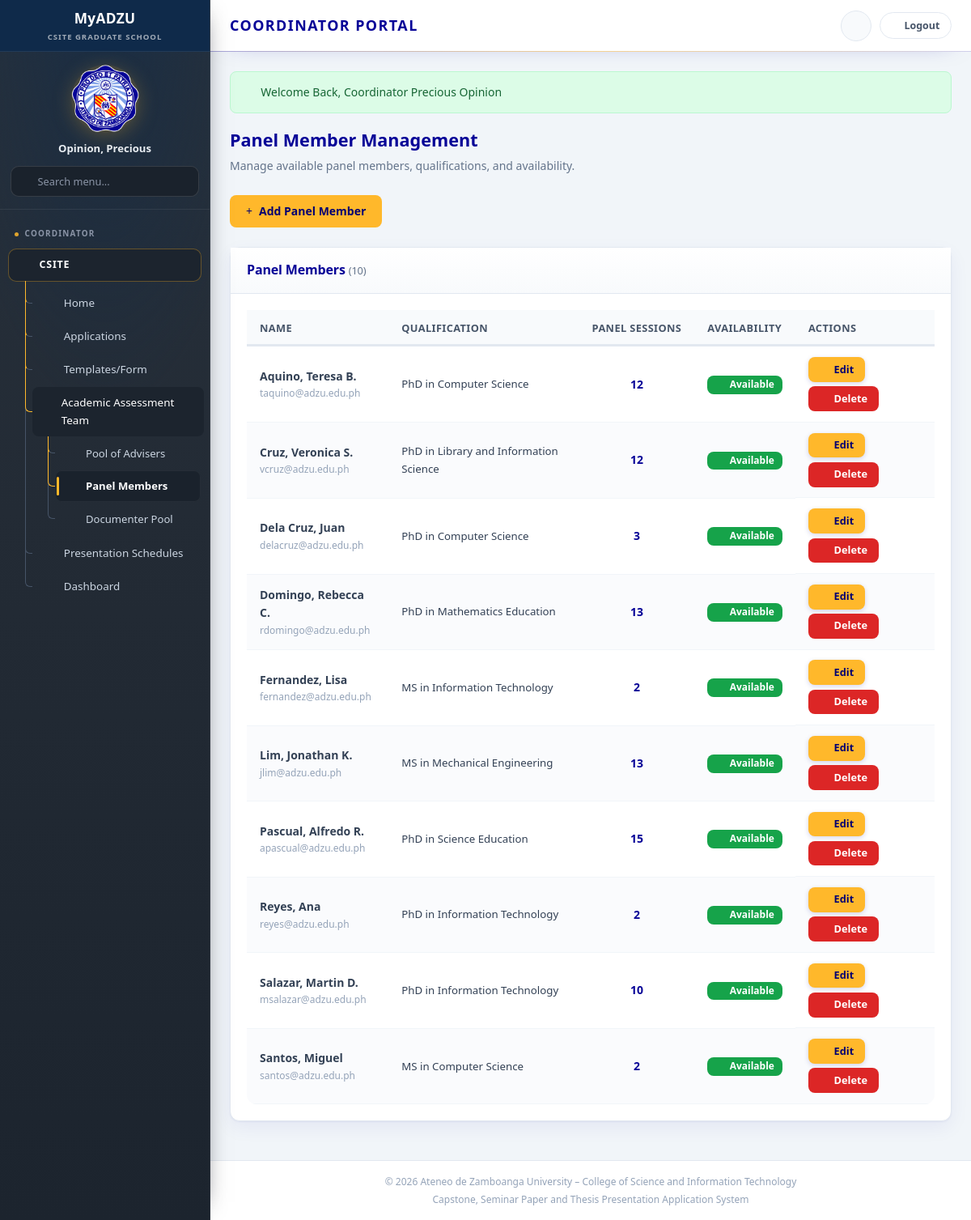
/coordinator/panel/manage.php (signed in), run on the app's committed database.
### tables this page shows
CREATE TABLE `panel_members` (
  `panel_member_id` int(11) NOT NULL,
  `first_name` varchar(100) NOT NULL,
  `middle_name` varchar(100) DEFAULT NULL,
  `last_name` varchar(100) NOT NULL,
  `qualification` varchar(150) NOT NULL,
  `email` varchar(100) DEFAULT NULL,
  `availability` enum('available','unavailable') NOT NULL DEFAULT 'available',
  `notes` text DEFAULT NULL,
  `created_at` timestamp NOT NULL DEFAULT current_timestamp(),
  `updated_at` timestamp NOT NULL DEFAULT current_timestamp() ON UPDATE current_timestamp()
);

### includes/config/modules/10-ui-and-urls.php (called while the page is built, shortened)
<?php
function url(string $path): string {
    return BASE_URL . '/' . ltrim($path, '/');
}

### includes/config/db.php (called while the page is built, shortened)
<?php
class DB {
    private static $pdo = null;
    public static function getConnection() {
        if (self::$pdo === null) {
            $host = 'localhost';
            $db   = 'csite_grad_school';
            $user = 'root';
            $pass = '';
            $port = '3306';
            $dsn = "mysql:host=$host;port=$port;dbname=$db;charset=utf8mb4";
            try {
                self::$pdo = new PDO($dsn, $user, $pass, [
                    PDO::ATTR_ERRMODE            => PDO::ERRMODE_EXCEPTION,
                    PDO::ATTR_DEFAULT_FETCH_MODE => PDO::FETCH_ASSOC,
                    PDO::ATTR_EMULATE_PREPARES   => false,
                ]);
            } catch (PDOException $e) {
                die("Database Connection Error: " . $e->getMessage());
            }
        }
        return self::$pdo;
    }
    public static function query($sql, $params = []) {
        $pdo = self::getConnection();
        $stmt = $pdo->prepare($sql);
        $stmt->execute($params);
        return $stmt;
    }
}

### includes/config/modules/45-pools.php (called while the page is built, shortened)
<?php
function normalizePanelMemberRow(array $row): array {
    $firstName = trim((string) ($row['first_name'] ?? ''));
    $middleName = trim((string) ($row['middle_name'] ?? ''));
    $lastName = trim((string) ($row['last_name'] ?? ''));
    $givenName = trim(implode(' ', array_filter([$firstName, $middleName])));
    return [
        'id' => (string) ($row['panel_member_id'] ?? $row['id'] ?? ''),
        'name' => $lastName !== '' ? $lastName . ', ' . $givenName : (string) ($row['name'] ?? ''),
        'first_name' => $firstName,
        'middle_name' => $middleName,
        'last_name' => $lastName,
        'qualification' => (string) ($row['qualification'] ?? ''),
        'email' => (string) ($row['email'] ?? ''),
        'notes' => (string) ($row['notes'] ?? ''),
        'panelSessions' => (int) ($row['panel_sessions'] ?? $row['panelSessions'] ?? 0),
        'availability' => (string) ($row['availability'] ?? 'available'),
    ];
}
function databasePanelMembers(): array {
    if (class_exists('DB')) {
        try {
            $rows = DB::query('SELECT p.*, COUNT(a.assignment_id) AS panel_sessions FROM panel_members p LEFT JOIN schedule_panel_assignments a ON a.panel_member_id = p.panel_member_id GROUP BY p.panel_member_id ORDER BY p.last_name, p.first_name, p.middle_name')->fetchAll();
            return array_map('normalizePanelMemberRow', $rows);
        } catch (Throwable $e) {
        }
    }
    return array_map('normalizePanelMemberRow', storeGet('panels'));
}

### coordinator/panel/manage.php (the view, shortened to what this page needs)
<?php
require_once __DIR__ . '/../../includes/config/db.php';
$panelMembers = databasePanelMembers();
require_once __DIR__ . '/../../includes/layout/header.php';
?>
<div class="page-header">
    <h2>Panel Member Management</h2>
    <p>Manage available panel members, qualifications, and availability.</p>
</div>
<div class="form-actions" style="border:none;padding:0;margin-bottom:1.5rem;">
    <a href="<?= url('coordinator/panel/add.php') ?>" class="btn btn-primary"><i class="fas fa-plus"></i> Add Panel Member</a>
</div>
<div class="card">
    <div class="card-header"><h3>Panel Members <span style="font-size:0.8rem;font-weight:400;color:var(--gray-500);">(<?= count($panelMembers) ?>)</span></h3></div>
    <div class="card-body">
        <div class="table-responsive">
            <table class="data-table">
                <thead>
                    <tr><th>Name</th><th>Qualification</th><th style="text-align:center;">Panel Sessions</th><th>Availability</th><th>Actions</th></tr>
                </thead>
                <tbody>
                    <?php foreach ($panelMembers as $pm): ?>
                    <tr>
                        <td>
                            <strong><?= htmlspecialchars($pm['name']) ?></strong>
                            <?php if (!empty($pm['email'])): ?>
                            <div style="font-size:0.75rem;color:var(--gray-400);"><?= htmlspecialchars($pm['email']) ?></div>
                            <?php endif; ?>
                        </td>
                        <td style="font-size:0.83rem;"><?= htmlspecialchars($pm['qualification']) ?></td>
                        <td style="text-align:center;font-weight:600;color:var(--adzu-navy);">
                            <?= (int) ($pm['panelSessions'] ?? 0) ?>
                        </td>
                        <td>
                            <form method="post">
                                <button type="submit" class="btn btn-sm <?= ($pm['availability'] ?? 'available') === 'available' ? 'btn-success' : 'btn-outline' ?>" style="font-size:0.75rem;padding:3px 10px;">
                                    <?php if (($pm['availability'] ?? 'available') === 'available'): ?>
                                    <i class="fas fa-check-circle"></i> Available
                                    <?php else: ?>
                                    <i class="fas fa-ban"></i> Unavailable
                                    <?php endif; ?>
                                </button>
                            </form>
                        </td>
                        <td class="actions">
                            <a href="<?= url('coordinator/panel/edit.php?id=' . urlencode($pm['id'])) ?>" class="btn btn-primary coord-edit-btn" title="Edit panel member"><i class="fas fa-pen-to-square" aria-hidden="true"></i> Edit</a>
                            <?= coordDeleteLink(url('coordinator/panel/manage.php?delete=' . urlencode($pm['id'])), 'Remove this panel member?') ?>
                        </td>
                    </tr>
                    <?php endforeach; ?>
                </tbody>
            </table>
        </div>
    </div>
</div>
<?php require_once __DIR__ . '/../../includes/layout/footer.php'; ?>

### includes/config/modules/44-helpers.php (shortened to what this page needs)
<?php
function coordDeleteLink(string $href, string $message): string {
    return '<button type="button" class="btn btn-sm btn-danger" title="Delete" data-confirm-url="' . htmlspecialchars($href) . '" data-confirm-message="' . htmlspecialchars($message) . '"><i class="fas fa-trash"></i> Delete</button>';
}

### assets/css/shared/00-base.css (style rules this page uses)
:root { --adzu-navy: #060297; --adzu-navy-light: #2018c0; --adzu-navy-dark: #040170; --adzu-gold: #FFB82B; --adzu-gold-hover: #e5a526; --adzu-blue: #4285F4; --white: #ffffff; --gray-50: #f8fafc; --gray-100: #f1f5f9; --gray-200: #e2e8f0; --gray-300: #cbd5e1; --gray-400: #94a3b8; --gray-500: #64748b; --gray-600: #475569; --gray-700: #334155; --gray-800: #1e293b; --success: #16a34a; --success-bg: #dcfce7; --warning: #ca8a04; --warning-bg: #fef9c3; --danger: #dc2626; --danger-bg: #fee2e2; --info: #2563eb; --info-bg: #dbeafe; --purple: #7c3aed; --purple-bg: #ede9fe; --sidebar-width: 260px; --topbar-height: 64px; --radius: 8px; --radius-lg: 12px; --shadow: 0 1px 3px rgba(6, 2, 151, 0.08); --shadow-md: 0 4px 12px rgba(6, 2, 151, 0.1); --transition: 0.2s ease; --font: 'Source Sans 3', 'Segoe UI', sans-serif; --font-heading: 'Montserrat', 'Segoe UI', sans-serif; }
*, *::before, *::after { box-sizing: border-box; margin: 0; padding: 0; }
html { scroll-behavior: smooth; }
body { font-family: var(--font); font-size: 15px; line-height: 1.6; color: var(--gray-700); background: var(--gray-100); min-height: 100vh; }
h1, h2, h3, h4, h5, h6, .topbar-title h1, .section-title, .page-header h2, .card-header h3 { font-family: var(--font-heading); }
a { color: var(--adzu-navy); text-decoration: none; transition: color var(--transition); }
.btn { display: inline-flex; align-items: center; justify-content: center; gap: 0.5rem; padding: 0.65rem 1.25rem; font-size: 0.875rem; font-weight: 600; font-family: var(--font); border: none; border-radius: var(--radius); cursor: pointer; transition: all var(--transition); text-decoration: none; line-height: 1.4; }
.btn-primary { background: var(--adzu-gold); color: var(--adzu-navy-dark); }
.btn-danger { background: var(--danger); color: var(--white); }
.btn-success { background: var(--success); color: var(--white); }
.btn-sm { padding: 0.4rem 0.85rem; font-size: 0.8rem; }
.form-actions { display: flex; gap: 0.75rem; flex-wrap: wrap; margin-top: 1.5rem; padding-top: 1rem; border-top: 1px solid var(--gray-200); }

### assets/css/applications/10-student-application.css (style rules this page uses)
.page-header { margin-bottom: 1.5rem; }
.page-header h2 { font-size: 1.35rem; font-weight: 700; color: var(--adzu-navy); margin-bottom: 0.25rem; }
.page-header p { font-size: 0.875rem; color: var(--gray-500); }
.card { background: var(--white); border: 1px solid var(--gray-200); border-radius: var(--radius-lg); box-shadow: var(--shadow); margin-bottom: 1.5rem; }
.card-header { padding: 1rem 1.25rem; border-bottom: 1px solid var(--gray-200); display: flex; align-items: center; justify-content: space-between; gap: 1rem; flex-wrap: wrap; }
.card-header h3 { font-size: 1rem; font-weight: 600; color: var(--adzu-navy); }
.card-body { padding: 1.25rem; }
.table-responsive { overflow-x: auto; }
.data-table { width: 100%; border-collapse: collapse; font-size: 0.875rem; }
.data-table th { background: var(--gray-50); padding: 0.75rem 1rem; text-align: left; font-weight: 600; color: var(--gray-600); font-size: 0.8rem; text-transform: uppercase; letter-spacing: 0.03em; border-bottom: 2px solid var(--gray-200); white-space: nowrap; }
.data-table td { padding: 0.75rem 1rem; border-bottom: 1px solid var(--gray-100); vertical-align: middle; }
.data-table .actions { display: flex; gap: 0.35rem; flex-wrap: wrap; }

### assets/css/student/95-portal-pages.css (style rules this page uses)
.card { border-color: var(--gray-200); box-shadow: 0 1px 2px rgba(6, 2, 151, 0.05), 0 8px 24px rgba(6, 2, 151, 0.06); transition: box-shadow var(--transition), transform var(--transition); }
.card-header { padding: 0.95rem 1.25rem; background: linear-gradient(180deg, #ffffff 0%, var(--gray-50) 100%); }
.card-header h3 { letter-spacing: -0.01em; }
.data-table thead th { background: var(--gray-50); border-bottom: 1px solid var(--gray-200); box-shadow: inset 0 -2px 0 var(--gray-200); }
.data-table tbody tr:nth-child(even) { background: rgba(248, 250, 252, 0.75); }
.data-table td { padding: 0.8rem 1rem; }
.table-responsive { border-radius: 0 0 var(--radius-lg) var(--radius-lg); }
.btn { transition: background var(--transition), color var(--transition), border-color var(--transition), box-shadow var(--transition), transform var(--transition); }

### assets/css/coordinator/98-edit-controls.css (style rules this page uses)
.coord-edit-btn { padding: 0.4rem 0.85rem; font-size: 0.8rem; border-radius: var(--radius); box-shadow: 0 2px 6px rgba(6, 2, 151, 0.16); }
.coord-edit-btn i { font-size: 0.8rem; }

### data on the page
panel_members: name "Aquino, Teresa B.", email "taquino@adzu.edu.ph", qualification "PhD in Computer Science", panelSessions "12", availability "available" (drawn)
panel_members: name "Cruz, Veronica S.", email "vcruz@adzu.edu.ph", qualification "PhD in Library and Information Science", panelSessions "12", availability "available" (drawn)
panel_members: name "Dela Cruz, Juan", email "delacruz@adzu.edu.ph", qualification "PhD in Computer Science", panelSessions "3", availability "available" (drawn)
panel_members: name "Domingo, Rebecca C.", email "rdomingo@adzu.edu.ph", qualification "PhD in Mathematics Education", panelSessions "13", availability "available" (drawn)
panel_members: name "Fernandez, Lisa", email "fernandez@adzu.edu.ph", qualification "MS in Information Technology", panelSessions "2", availability "available" (drawn)
panel_members: name "Lim, Jonathan K.", email "jlim@adzu.edu.ph", qualification "MS in Mechanical Engineering", panelSessions "13", availability "available" (drawn)
panel_members: name "Pascual, Alfredo R.", email "apascual@adzu.edu.ph", qualification "PhD in Science Education", panelSessions "15", availability "available" (drawn)
panel_members: name "Reyes, Ana", email "reyes@adzu.edu.ph", qualification "PhD in Information Technology", panelSessions "2", availability "available" (drawn)
panel_members: name "Salazar, Martin D.", email "msalazar@adzu.edu.ph", qualification "PhD in Information Technology", panelSessions "10", availability "available" (drawn)
panel_members: name "Santos, Miguel", email "santos@adzu.edu.ph", qualification "MS in Computer Science", panelSessions "2", availability "available" (drawn)

### other printed values
$userName "Opinion, Precious"
$item['label'] "Home"
$item['label'] "Applications"
$item['label'] "Templates/Form"
$item['label'] "Academic Assessment Team"
$sub['label'] "Pool of Advisers"
$sub['label'] "Panel Members"
$sub['label'] "Documenter Pool"
$item['label'] "Presentation Schedules"
$item['label'] "Dashboard"
$flash['message'] "Welcome Back, Coordinator Precious Opinion"
count($panelMembers) "10"
SITE_TAGLINE "Capstone, Seminar Paper and Thesis Presentation Application System"
